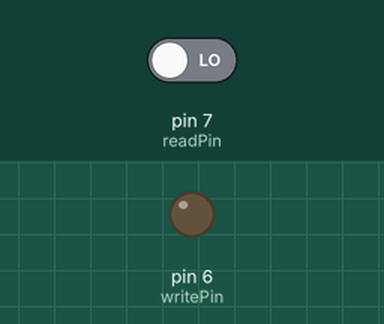
Bench run of a sketch on a simulated Arduino Mega 2560, built with avr-gcc and run on an emulated ATmega2560. Shown: output pins drawn as LEDs (lit = HIGH). Inputs (shaded band) come from the test bench; at power-on: pin 7 (readPin) LOW.

Above: at 1.2 s.
1.3 s: pin 7 (readPin) driven HIGH
At 2.2 s:
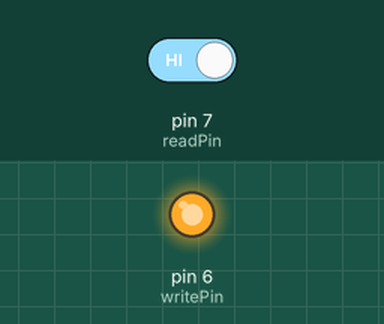
2.8 s: pin 7 (readPin) driven LOW
At 3.3 s:
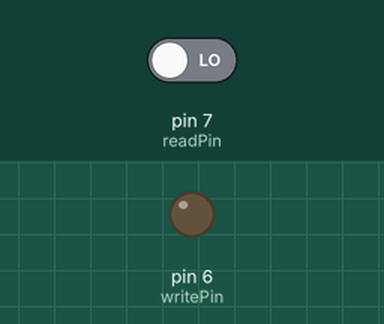
Timing chart, 0 to 5.8 s (numbered marks = the images above; inputs shaded):
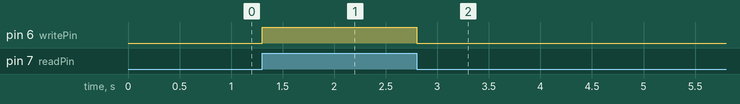

The sketch:

laserPWM.ino
```cpp
// constants won't change. They're used here to set pin numbers:
const int readPin = 7;   //
const int writePin = 6;  //

// variables will change:
int laserState = 0;  // variable for reading the pushbutton status

void setup() {
  pinMode(writePin, OUTPUT);
  pinMode(readPin, INPUT);
}

void loop() {
  laserState = digitalRead(readPin);
  digitalWrite(writePin, laserState);
}
```

Measured:
- after the input at 1.3 s, pin 6 (writePin): LOW → HIGH at once
- after the input at 2.8 s, pin 6 (writePin): HIGH → LOW at once
